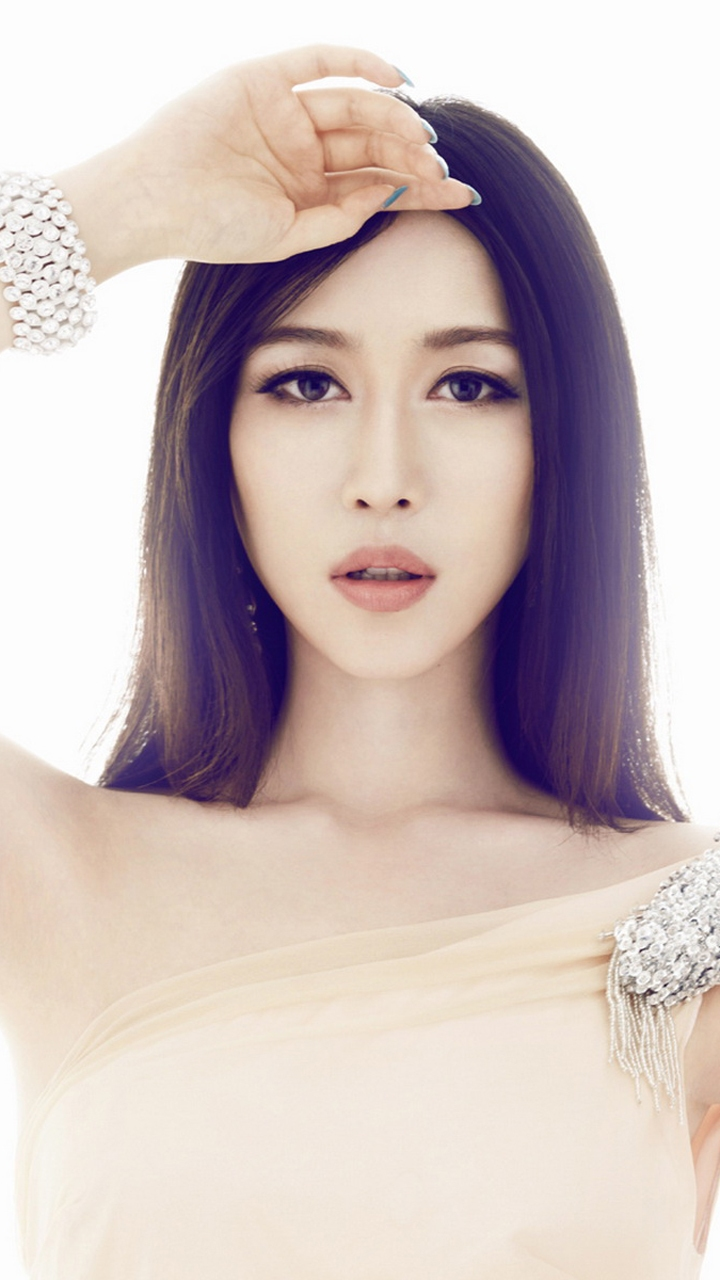
#> input picture opencvlearningdemo/demo1.jpg, 720 x 1280 px
$ python demo7.2.py
#> lines starting #> are read from the running program, lines starting #| are printed output that depends on the picture; after the words box and inside, x2 and y2 are one past the last pixel; in counts of white or black regions, pixels touching at a corner belong together
import cv2
import numpy as np
img1=cv2.imread('demo1.jpg')
#> img1 is the input picture: shape (1280, 720, 3); mean B, G, R 188.9, 191.1, 205.9
img2=cv2.imread('demo2.jpg')
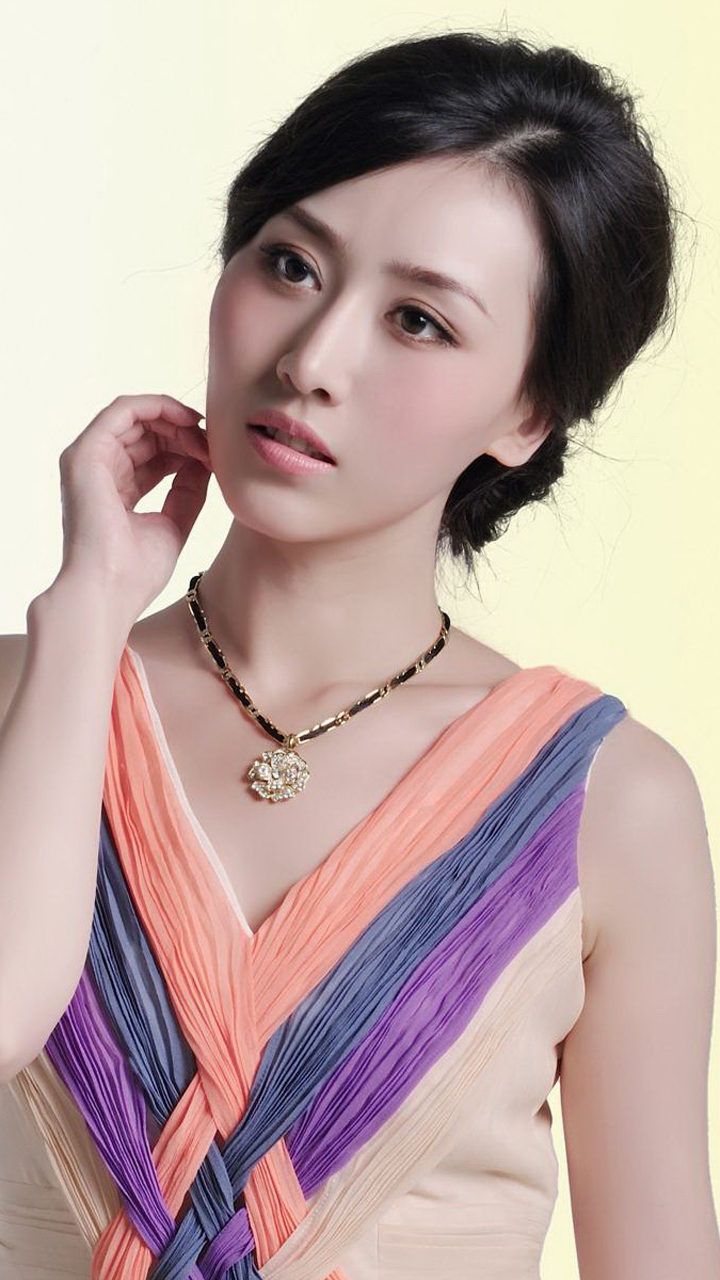
#> input picture opencvlearningdemo/demo2.jpg, 720 x 1280 px
#> img2 is the input picture: shape (1280, 720, 3); mean B, G, R 158.4, 162.5, 185.2

rows,cols,channels = img2.shape
#> rows = 1280; cols = 720; channels = 3
roi = img1[0:rows,0:cols]

img2gray = cv2.cvtColor(img2,cv2.COLOR_BGR2GRAY)
ret,mask = cv2.threshold(img2gray,175,255,cv2.THRESH_BINARY)
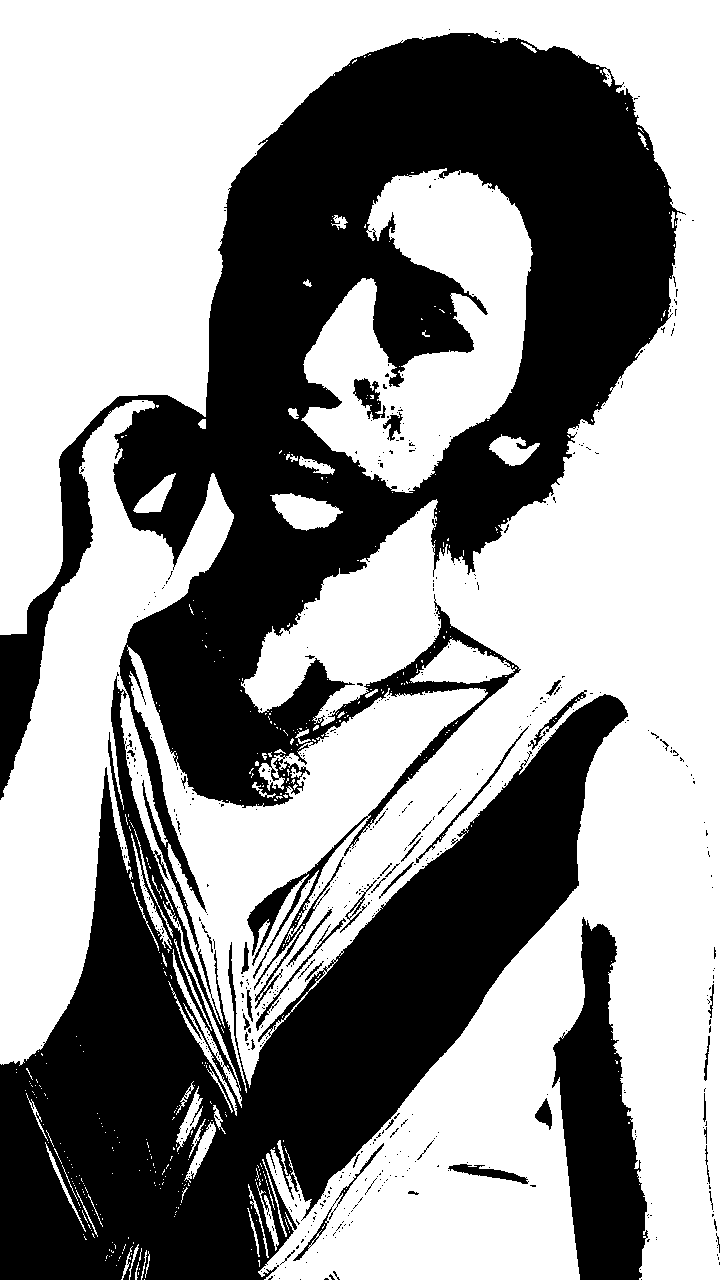
#> mask: shape (1280, 720); 58.3% white; 573 black regions (525 under 20 px), largest, box (x1, y1, x2, y2) and area: (0, 33, 686, 1280) 357027, (552, 917, 648, 1280) 19805, (353, 378, 386, 420) 675
mask_inv = cv2.bitwise_not(mask)

#取ROI中与mask中不为零的值对应的像素的值， 其让值为0 。
#注意这里必须有mask=mask或者mask=mask_inv， 其中mask=不能忽略
img1_bg = cv2.bitwise_and(roi,roi,mask=mask)
#取roi中与mask_inv中不为零的值对应的像素的值， 其他值为0

img2_fg = cv2.bitwise_and(img2,img2,mask=mask_inv)
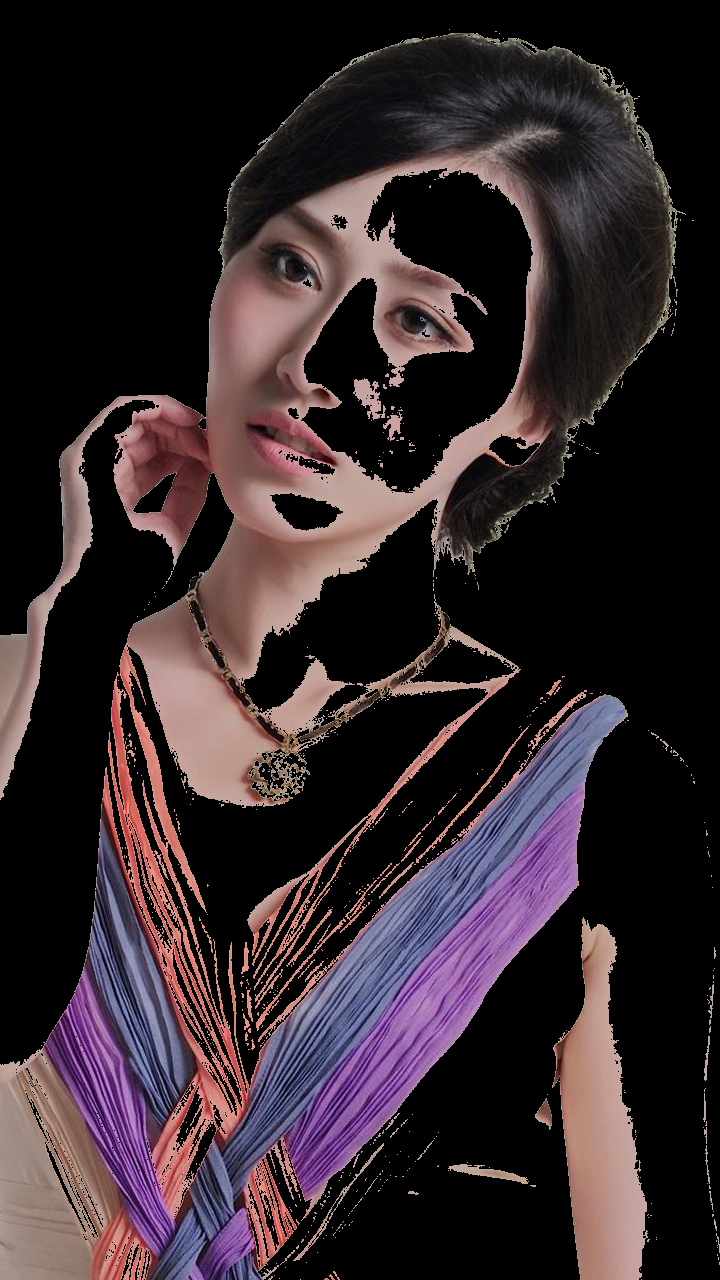
#> img2_fg: shape (1280, 720, 3); mean B, G, R 43.5, 39.2, 51.3

dst = cv2.add(img1_bg,img2_fg)
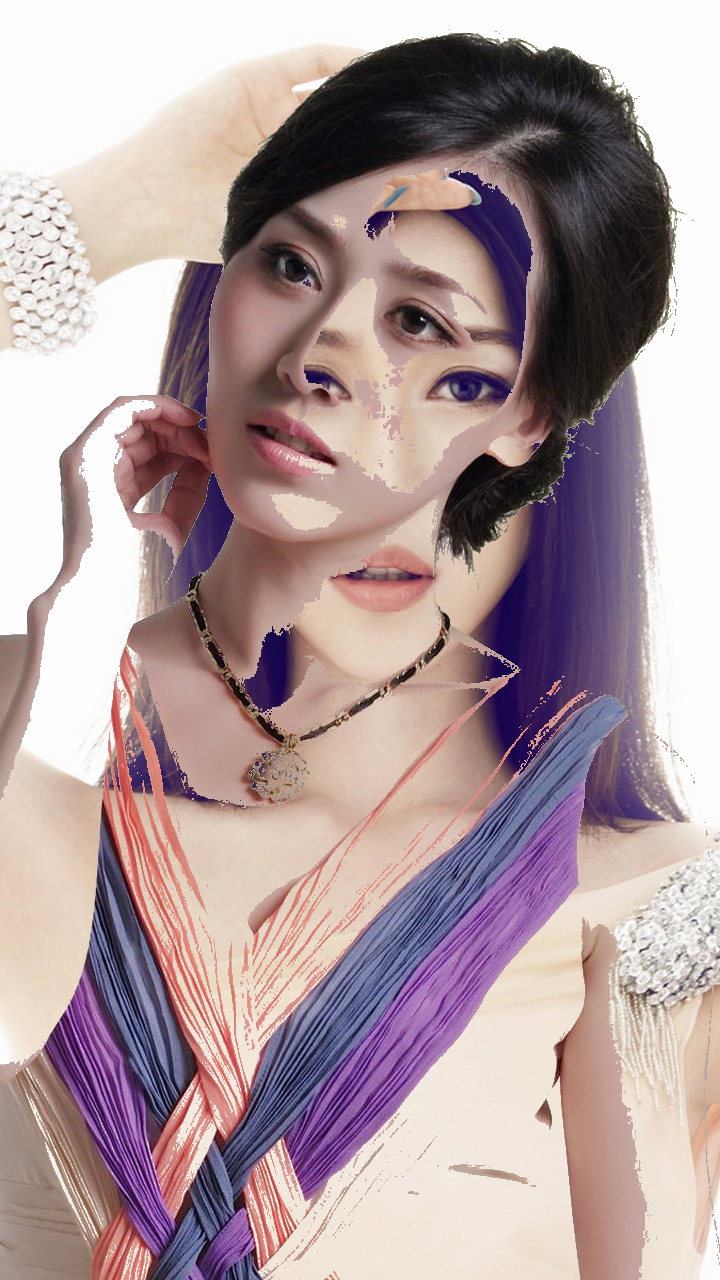
#> dst: shape (1280, 720, 3); mean B, G, R 158, 155.4, 175.3
img1[0:rows,0:cols] =dst
cv2.imshow('res',img1)
cv2.waitKey(0)
cv2.destroyAllWindows()
